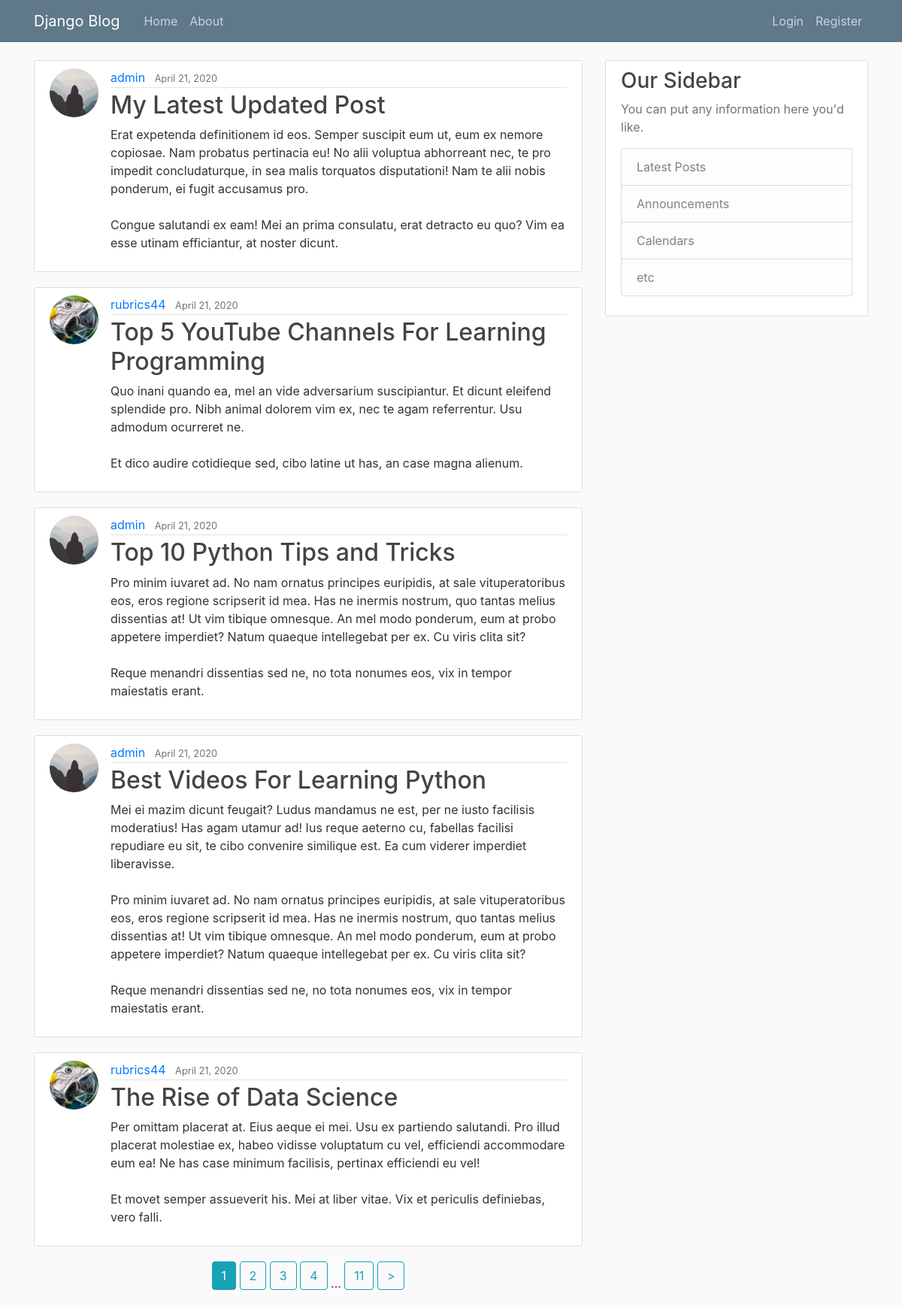
Before: / with the older database file.
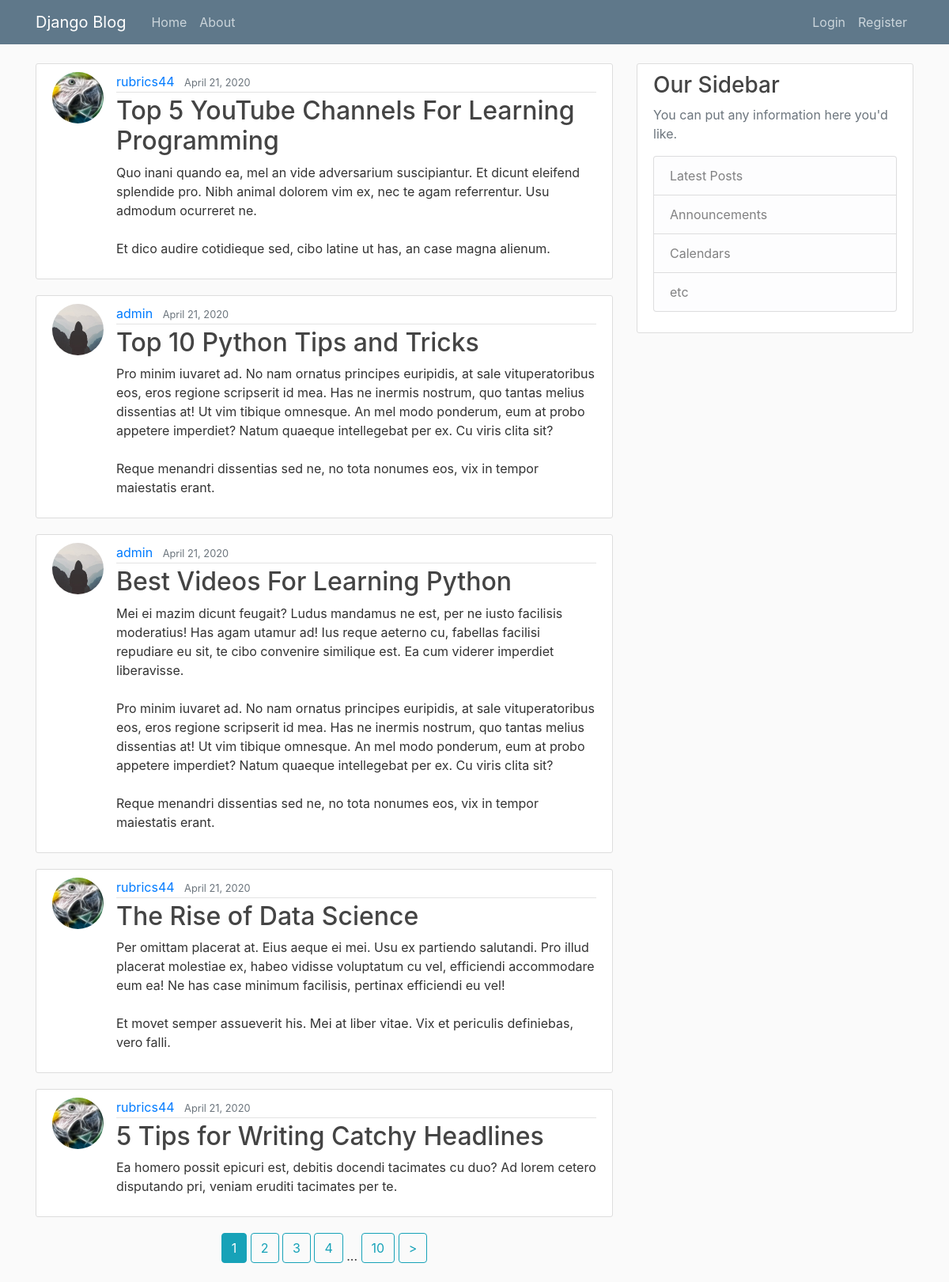
After: the same page with the newer database file.
### blog/models.py (models this page shows, shortened)
class Post(models.Model):
    title = models.CharField(max_length = 100)
    content = models.TextField()
    date_posted = models.DateTimeField(default = timezone.now)
    author = models.ForeignKey(User, on_delete = models.CASCADE)

### users/models.py (models this page shows, shortened)
class Profile(models.Model):
    user = models.OneToOneField(User, on_delete = models.CASCADE)
    image = models.ImageField(default = 'default.jpg', upload_to = 'profile_pics')

### blog/views.py (the view)
# urls.py: path('', PostListView.as_view(), name = 'blog-home'),
class PostListView(ListView):
    model = Post
    template_name = 'blog/home.html'
    context_object_name = 'posts'
    ordering = ['-date_posted']
    paginate_by = 5

### blog/templates/blog/home.html (shortened to what this page needs)
{% extends "blog/base.html" %}
{% block content %}
  {% for post in posts %}
    <article class="media content-section">
      <img class="rounded-circle article-img" src="{{ post.author.profile.image.url }}">
      <div class="media-body">
        <div class="article-metadata">
          <a class="mr-2" href="{% url 'user-posts' post.author.username %}">{{ post.author }}</a>
          <small class="text-muted">{{ post.date_posted | date:"F d, Y" }}</small>
        </div>
        <h2><a class="article-title" href="{% url 'post-detail' post.id %}">{{ post.title }}</a></h2>
        <p class="article-content">{{ post.content }}</p>
      </div>
    </article>
  {% endfor %}
  {% if is_paginated %}
  <div class="row">
    <div class="w-80 mx-auto">
    {% for num in page_obj.paginator.page_range %}
      {% if page_obj.number == num %}
          <a class="btn btn-info mb-4" href="?page={{ num }}">{{ num }}</a>
      {% elif num > page_obj.number|add:'-4' and num < page_obj.number|add:'4' %}
        {% if num > 1 and num < page_obj.paginator.num_pages %}
          <a class="btn btn-outline-info mb-4" href="?page={{ num }}">{{ num }}</a>
        {% endif %}
      {% endif %}
    {% endfor %}
    {% if page_obj.has_next %}
    <span>...</span>
      <a class="btn btn-outline-info mb-4" href="?page={{ page_obj.paginator.num_pages }}">
        {{ page_obj.paginator.num_pages }}
      </a>
      <a class="btn btn-outline-info mb-4" href="?page={{ page_obj.next_page_number }}">
        >
      </a>
    {% endif %}
    </div>
  </div>
  {% endif %}
{% endblock content %}

Changed rows visible on the page:
removed Post: author.profile.image (placeholder picture), author "admin", date_posted "April 21, 2020", title "My Latest Updated Post", content "Erat expetenda definitionem id eos. Semper suscipit eum ut, eum ex nemore copiosae. Nam probatus pertinacia eu! No alii voluptua abhorreant nec, te pro impedit concludaturque, in sea malis torquatos disputationi! Nam te alii nobis ponderum, ei fugit accusamus pro. Congue salutandi ex eam! Mei an prima consulatu, erat detracto eu quo? Vim ea esse utinam efficiantur, at noster dicunt."
now on this page (row unchanged): Post: author.profile.image (picture), author "rubrics44", date_posted "April 21, 2020", title "5 Tips for Writing Catchy Headlines", content "Ea homero possit epicuri est, debitis docendi tacimates cu duo? Ad lorem cetero disputando pri, veniam eruditi tacimates per te."
Other visible differences:
{{ page_obj.paginator.num_pages }}: "11" → "10"
